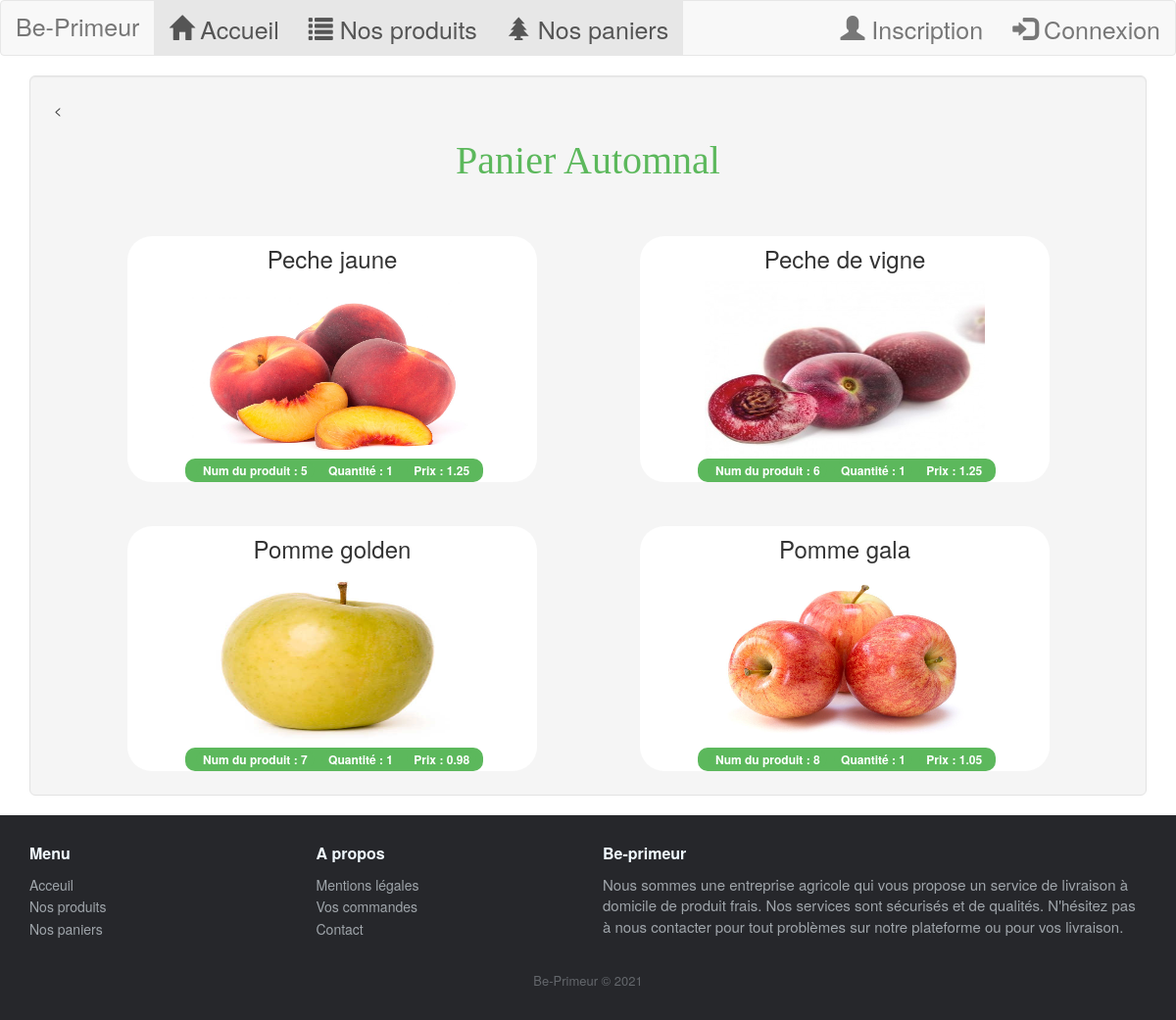
The page /app/vues/catalogue_panier.php on the database its author committed.
### tables this page shows
CREATE TABLE `panier` (
  `numPanier` int(2) NOT NULL,
  `nomPanier` varchar(25) NOT NULL,
  `prixPanier` float NOT NULL
);

CREATE TABLE `produit` (
  `numProduit` int(2) NOT NULL,
  `nomProduit` varchar(25) DEFAULT NULL,
  `numType` int(2) DEFAULT NULL,
  `numFamille` int(2) DEFAULT NULL,
  `stockProduit` int(3) NOT NULL,
  `prixProduit` float NOT NULL,
  `image` text NOT NULL,
  `numPanier` int(2) NOT NULL
);

### app/vues/catalogue_panier.php (the view, shortened to what this page needs)
<?php
require_once("parties_html/header.php");
?>
<div class="container">
    <div class="well well-lg">
        <
            <?php
                $numPanier = 1;
                $result = mysqli_query($coBDD, "SELECT * from panier WHERE numPanier = $numPanier");
                foreach($result as $c)
                {
                    echo "<h1 class='text-center'>" .$c['nomPanier']." </h1> ";
                }
                $result2 = mysqli_query($coBDD, "SELECT * from produit WHERE numPanier = $numPanier");
            ?>
            <div class="row">
                <?php foreach($result2 as $c) : ?>
                    <div class="col-sm-8 ">
                        <div class="card-columns-fluid">
                                <div class="card-body">
                                <h2 class="h2titre"> <?= $c['nomProduit'] ?></h2>
                                <img class="card-img-top" src="source/<?= $c['image'] ?>" alt="...">
                                <div class="badge">
                                <span class='badge badge-primary'>Num du produit : <?= $c['numProduit'] ?></span>
                                <span class='badge badge-primary'>Quantité : 1 </span>
                                <span class='badge badge-primary'>Prix : <?= $c['prixProduit'] ?> </span>
                            </div>
                            </div>
                        </div>
                    </div>
                <?php endforeach; ?>
            </div>
        </div>
    </div>
    <?php
require_once("parties_html/footer.php");
?>
</body>
</html>

### app/vues/parties_html/header.php (shortened to what this page needs)
<!DOCTYPE html>
<html lang=fr>
<head>
	<link rel="stylesheet" href="https://cdnjs.cloudflare.com/ajax/libs/ionicons/2.0.1/css/ionicons.min.css%22%3E">
	<link rel="stylesheet" href="https://maxcdn.bootstrapcdn.com/bootstrap/3.4.1/css/bootstrap.min.css">
	<link rel="stylesheet" href="style/style.css">
</head>
<body>
	<nav class="navbar navbar-default">
		<div class="container-fluid">
			<div class="navbar-header">
				<a class="navbar-brand" href="#">Be-Primeur</a>
			</div>
			<ul class="nav navbar-nav">
				<li class="active"><a href="index_site.php"><span class="glyphicon glyphicon-home"></span> Accueil</a></li>
				<li class="active"><a href="catalogue_fruit_legume.php"><span class="glyphicon glyphicon-list"></span> Nos produits</a></li>
				<li class="active"><a href="catalogue_panier.php"><span class="glyphicon glyphicon-tree-conifer"></span> Nos paniers</a></li>
			</ul>
			<ul class="nav navbar-nav navbar-right">
				<?php
					if(isset($_SESSION['email']))
					{
						echo "<li><a href='espace_commande.php'> <span class='glyphicon glyphicon-shopping-cart'></span> Mes commandes</a></li>";
						echo "<li><a href='./../controleurs/deconnexion.php'><span class='glyphicon glyphicon-off'></span> Deconnexion</a></li>";
					}
					else
					{
						echo "<li><a href='formulaire_inscription.php'><span class='glyphicon glyphicon-user'></span> Inscription</a></li>";
						echo "<li><a href='formulaire_connexion.php'><span class='glyphicon glyphicon-log-in'></span> Connexion</a></li>";
					}
				?>
			</ul>
		</div>
	</nav>

### app/vues/parties_html/footer.php (shortened to what this page needs)
<div class="footer-dark">
	<footer>
		<div class="container">
			<div class="row">
				<div class="col-sm-6 col-md-3 item">
					<h3>Menu</h3>
					<ul>
						<li><a href="#">Acceuil</a></li>
						<li><a href="#">Nos produits</a></li>
						<li><a href="#">Nos paniers</a></li>
					</ul>
				</div>
				<div class="col-sm-6 col-md-3 item">
					<h3>A propos </h3>
					<ul>
						<li><a href="#">Mentions légales</a></li>
						<li><a href="#">Vos commandes</a></li>
						<li><a href="#">Contact</a></li>
					</ul>
				</div>
				<div class="col-md-6 item text">
					<h3>Be-primeur</h3>
					<p>
Nous sommes une entreprise agricole qui vous propose un service de livraison à domicile de produit frais. Nos services sont sécurisés et de qualités. N'hésitez pas à nous contacter pour tout problèmes sur notre plateforme ou pour vos livraison.
					</p>
				</div>
				<p class="copyright">Be-Primeur © 2021</p>
			</div>
		</footer>
	</div>

### app/vues/style/style.css (style rules this page uses)
h1 { font-family: Impact, fantasy; font-size: 40px; color: #5cb85c; }
p { font-size:15px; }
.navbar a { font-size:25px; color: white; }
body { background: url("ecran2.jpg"); background-size: cover; }
a { color :white; }
.card-body { background: white; border-radius: 25px; }
.h2titre { font-size: 24px; text-align: center; margin-top:45px; padding-top: 10px; }
.badge { margin-left: 4px; background-color:#5cb85c; }
.col-sm-8 { text-align: center; width: 40%; margin-left: 75px; }
.footer-dark { padding:30px 0; color:#f0f9ff; background-color:#26272b; position:absolute; width:100%; }
.footer-dark h3 { margin-top:0; margin-bottom:12px; font-weight:bold; font-size:16px; }
.footer-dark ul { padding:0; list-style:none; line-height:1.6; font-size:14px; margin-bottom:0; }
.footer-dark ul a { color:inherit; text-decoration:none; opacity:0.6; }
.footer-dark .item.text { margin-bottom:36px; }
.footer-dark .item.text p { opacity:0.6; margin-bottom:0; }
.footer-dark .copyright { text-align:center; padding-top:24px; opacity:0.3; font-size:13px; margin-bottom:0; }

### rows shown on the page
panier: nomPanier "Panier Automnal"
produit: nomProduit "Peche jaune", image (picture), numProduit "5", prixProduit "1.25"
produit: nomProduit "Peche de vigne", image (picture), numProduit "6", prixProduit "1.25"
produit: nomProduit "Pomme golden", image (picture), numProduit "7", prixProduit "0.98"
produit: nomProduit "Pomme gala", image (picture), numProduit "8", prixProduit "1.05"
